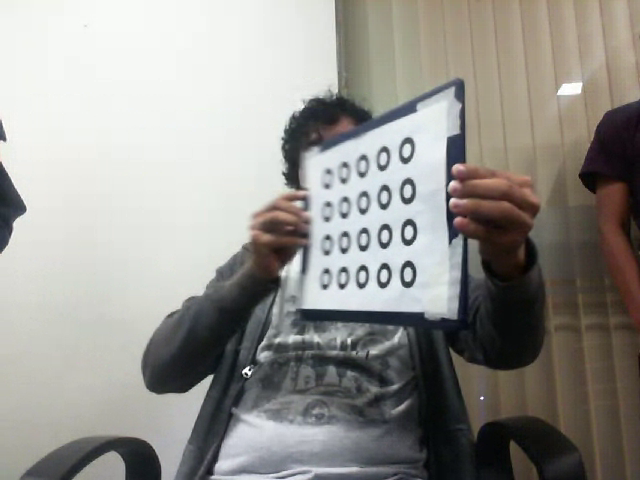
//> input picture frame 488 of projecto 1/avance 3/others/videos/lifecam_ring.webm, 640 x 480 px
$ ./main   (built with g++ and OpenCV 4)
//> lines starting //> are read from the running program, lines starting //| are printed output that depends on the picture; after the words box and inside, x2 and y2 are one past the last pixel; in counts of white or black regions, pixels touching at a corner belong together
//> further down, frame is the input picture: 480 rows x 640 cols, CV_8UC3; mean B, G, R 143.7, 148.3, 150
### projecto 1/avance 3/calibration.h
#ifndef CALIBRATION_H
#define CALIBRATION_H

#include <opencv2/core/core.hpp>
#include <opencv2/highgui/highgui.hpp>
#include <opencv2/imgproc/imgproc.hpp>

#include <opencv2/core.hpp>
#include <opencv2/core/utility.hpp>
#include <opencv2/imgproc.hpp>
#include <opencv2/calib3d.hpp>
#include <opencv2/imgcodecs.hpp>
#include <opencv2/videoio.hpp>
#include <opencv2/highgui.hpp>

#include <iostream>

using namespace std;
using namespace cv;

class Calibration{
  int n_frames;
  Size image_size;
  Size pattern_size;
  vector<vector<Point2f>> image_points;
  vector<vector<Point3f>> object_points;

  Mat camera_matrix;
  Mat dist_coeffs;
  vector<Mat> rvecs;
  vector<Mat> tvecs;
  double rms;

  void setObjectPoints();

  template<typename T>
  void print(T first);
  template<typename T, typename... Args>
  void print(T first, Args... args);

public:
  Calibration();
  Mat getCameraMatrix();
  Mat getDistCoeffs();
  void setImageSize(Size size_);
  void setPatternSize(Size size_);
  void addImagePoints(vector<Point2f> points_);
  bool processing();
  void showResults();
  void saveParams(string file);
  bool readXml(string file);
};

#endif // CALIBRATION_H

### projecto 1/avance 3/engine.h
#ifndef ENGINE_H
#define ENGINE_H

#include <opencv2/core/core.hpp>
#include <opencv2/highgui/highgui.hpp>
#include <opencv2/imgproc/imgproc.hpp>
#include <vector>
#include <chrono>
#include <iostream>
#include <cassert>
#include <cmath>

using namespace std;
using namespace cv;

const double pi = acos(-1);

typedef vector<Point> cnt_t;

class Engine {
  double last_threshold;
  Mat frame;                   // image rgb original
  Mat frame_roi;               // image rgb original apply ROI
  Mat gray;                    // image gray original
  Mat gray_roi;                // gray aplicandole el ROI
  Mat binary_roi;
  Rect rect_roi;               // ROI

  vector<Point2f> centers;     // centers of rings
  vector<cnt_t> contours_f;    // contains rings like contours
  vector<Rect> rect_contours;  // respective rect of contours (rings)
  vector<int> orden;           // correct orden of rings

  Mat img_T;                   // points in space T
  double angle;                // angle to transformation
  double row_row;              // distance between rows
  int status_a;                // O+, O- , On

  double min_area;//6800;
  double max_area;//7000;
  float r_max = 1.1;
  float r_min = 0.9;
  bool flag_roi = true;       // reset roi, first time

  void updateROI();
  Point computeMaxRect();
  void globalPositionRect();
  void findRings();
  void transformation(bool);
  void updateAngle();
  void computeCenters();

  template<typename T>  void print(T actual);
  template<typename T, typename... Args>
  void print(T actual, Args... args);

public:
  Engine();
  bool processing(Mat& frame_);
  bool getStatus();
  Mat getGrayROI();
  Mat getFrameROI();
  void drawResults(int n_frame, double time);
  vector<Point2f> getPointsForCal();
  int numRingsDetected();


  void showImages(vector<string> names);
};

#endif // ENGINE_H

### projecto 1/avance 3/calibration.cpp
#include "calibration.h"

Calibration::Calibration(){
  camera_matrix = Mat::eye(3,3,CV_64F);
  dist_coeffs = Mat::zeros(8,1,CV_64F);
  n_frames = 0;
}

bool Calibration::readXml(string file){
  return false;
}

// [28 lines left out: function saveParams, not called in this run]

Mat Calibration::getCameraMatrix() {return camera_matrix;}
Mat Calibration::getDistCoeffs() {return dist_coeffs;}

// [11 lines left out: function setObjectPoints, not called in this run]

//---------- functions to print variables words number ---------------------
template<typename T>
void Calibration::print(T first){cout << first <<endl;}

template<typename T, typename... Args>
// [11 lines left out: functions print, addImagePoints, not called in this run]

void Calibration::setPatternSize(Size size_){ pattern_size = size_;}

void Calibration::setImageSize(Size size_){ image_size = size_;}

// [24 lines left out: functions showResults, processing, not called in this run]

### projecto 1/avance 3/engine.cpp
#include "engine.h"

Engine::Engine(){
  // TODO: this should be atomatically
  last_threshold = 50;
  /*
  rect_roi = Rect(0,0,400,400);
  min_area = 2200;
  max_area = 2300;
  */

  min_area = 500;
  max_area = 7000;


  /*
  rect_roi = Rect(483,150,371,301);
  min_area = 2200;
  max_area = 2300;
  */

  /*
  rect_roi = Rect(672,192,654,510);
  min_area = 6500;
  max_area = 6700;
  */
  // transformation
  row_row = 1000.0;
  angle = 0.0;
  status_a = 0;
}

Mat Engine::getGrayROI(){return gray_roi;}
Mat Engine::getFrameROI(){return frame_roi;}

int Engine::numRingsDetected(){return rect_contours.size();}

// [50 lines left out: functions computeCenters, getPointsForCal, not called in this run]

template<typename T>
void Engine::print(T actual){
  cout << actual << endl;
}

template<typename T, typename... Args>
void Engine::print(T actual, Args... args){
  cout << actual << " ";
  print(args...);
}

// [4 lines left out: function globalPositionRect, not called in this run]

void Engine::findRings(){
  vector<vector<Point>> contours;
  vector<Vec4i> hierarchy;
  findContours(binary_roi, contours, hierarchy, CV_RETR_CCOMP, CV_CHAIN_APPROX_SIMPLE, Point(0,0));
  cout << "contours found: " << contours.size() << endl;

  //----------------------filter contours---------------------------
  contours_f.clear();
  rect_contours.clear();
  vector<int> c_areas;
  vector<float> c_rate;
  vector<int> aux;
  //cout << min_area << " " << max_area << " " << r_min << " " << r_max << endl;
  print(min_area, max_area, r_min, r_max);
  for (int i=0; i < contours.size(); i++){
    auto cnt = contours[i];
    Rect rect = boundingRect(cnt);
    float r = float(rect.width)/float(rect.height);

    //cout << i<<" "<<rect.area() << " "<< r << " " << hierarchy[i][2] << endl;

    // filter contours children
    if (hierarchy[i][2] == -1) continue;

    if (rect.area() < max_area*1.2 && rect.area() > min_area*0.8
        && r<r_max*1.21 && r>r_min*0.79){
      contours_f.push_back(cnt);     // contornos filtrados
      rect_contours.push_back(rect); // respectivo rectangulo de los contornos filtrados
      c_areas.push_back(rect.area());
      c_rate.push_back(r);
      aux.push_back(i);
    }
  }
  cout << "filtered contours are :" << endl;
  for (auto n : aux) cout << n << " ";
  cout << endl;
  cout << "# filtering contours: "<<c_areas.size()<<endl;

  //---------------------- update areas and ratio---------------------------
  // if first time no previus match
  if (flag_roi){
    if (c_areas.size()>10){
      sort(c_areas.begin(),c_areas.end());
      min_area = c_areas[c_areas.size()/2];
      max_area = min_area;
      flag_roi = false;
    }
    return;
  }

  // check if almenos se ideintificaron 5 circulos
  if (c_areas.size()>5){
    auto ptr_a = minmax_element(c_areas.begin(),c_areas.end());
    auto ptr_r = minmax_element(c_rate.begin(),c_rate.end());
    min_area = *ptr_a.first;
    max_area = *ptr_a.second;
    r_min = *ptr_r.first;
    r_max = *ptr_r.second;
    //idx_min = distance(c_areas.begin(), ptr_a.first);
    //idx_max = distance(c_areas.begin(), ptr_a.second);
  }else{
    //idx_max = 0;
    //idx_min = 0;
  }
}

bool Engine::processing(Mat& frame_){
  //set image rgb and gray
  frame = frame_;
  cvtColor(frame, gray, CV_BGR2GRAY);
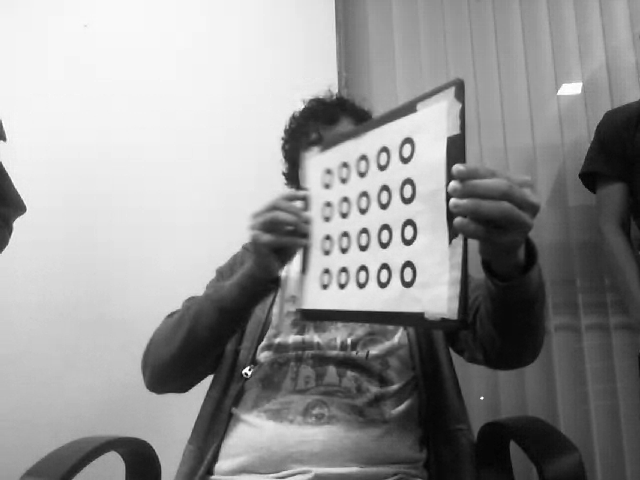
//> gray: 480 rows x 640 cols, CV_8UC1; min 2, max 255, mean 148.3

  // select roi
  // check for roi if is the first time. so roi is all frame
  // bot now the roi is select in constructor, TODO: automatically
  if (flag_roi) {rect_roi = Rect(0,0, gray.cols-1, gray.rows-1);}
//> rect_roi = Rect(0, 0, 639, 479)

  gray(rect_roi).copyTo(gray_roi);
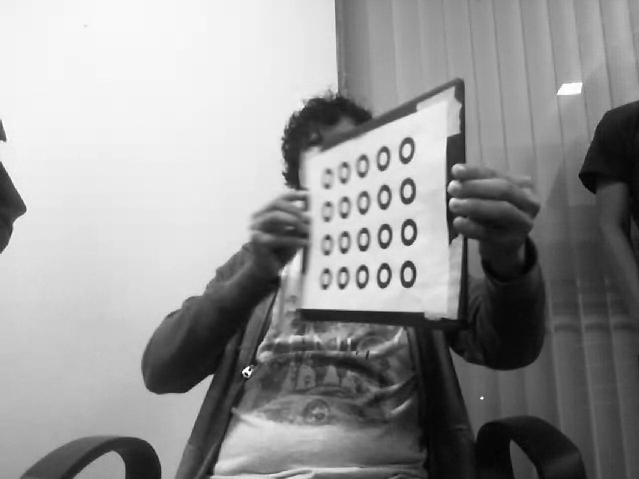
//> gray_roi: 479 rows x 639 cols, CV_8UC1; min 2, max 255, mean 148.5
  frame(rect_roi).copyTo(frame_roi);
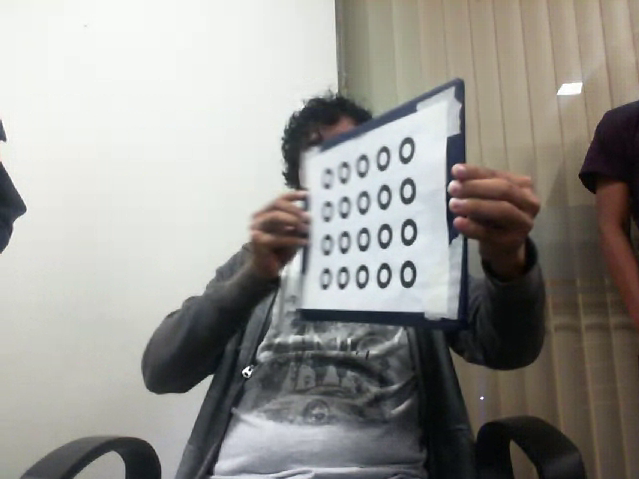
//> frame_roi: 479 rows x 639 cols, CV_8UC3; mean B, G, R 143.9, 148.6, 150.3

  // apply threshold
  double new_t = threshold(gray_roi, binary_roi, 0, 255, THRESH_BINARY_INV | THRESH_OTSU);
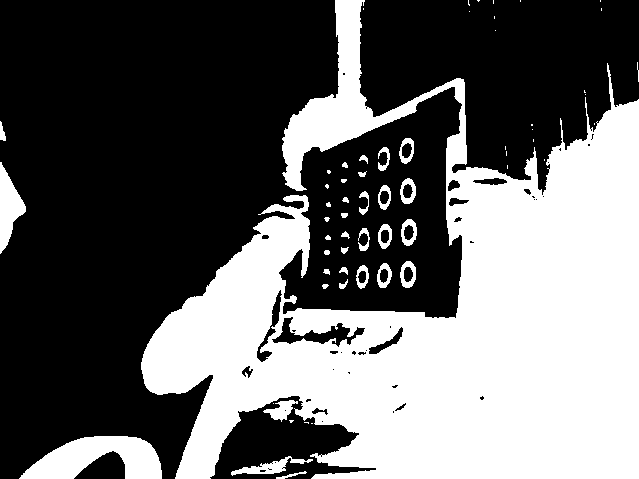
//> binary_roi: 479 rows x 639 cols, CV_8UC1; 40.1% white; 61 white regions (26 under 20 px)
//> new_t = 134


  findRings();
//> in findRings, `findContours(binary_roi, contours, hierarchy, CV_RETR_CCOMP, CV_CHAIN_..`: contours = 116 contours, 69 with area under 20; largest, box (x1, y1, x2, y2) and area: (141, 0, 639, 479) 114563, (19, 436, 162, 479) 3634, (0, 162, 26, 254) 1128, (271, 316, 366, 348) 1092, (256, 289, 283, 363) 502
//| contours found: 116
//> the loop in findRings, `for (int i=0; i < contours.size(); i++)` made 116 passes
//> (rect, r) on passes 1, 2, 3, 4, 5, 6, 7, 8, 9, 11, 12, 14: (Rect(276, 471, 31, 8), 3.88), (Rect(231, 456, 82, 20), 4.1), (Rect(259, 469, 8, 4), 2), (Rect(268, 468, 5, 3), 1.67), (Rect(281, 467, 3, 3), 1), (Rect(267, 467, 3, 3), 1), (Rect(271, 462, 3, 3), 1), (Rect(274, 461, 3, 3), 1), (Rect(19, 436, 143, 43), 3.33), (Rect(304, 422, 5, 2), 2.5), (Rect(289, 420, 5, 3), 1.67), (Rect(263, 400, 35, 22), 1.59)
//> (cnt, rect, r) on passes 10, 13, 48, 51, 53, 55: (2 Points (x, y): [311, 423], [312, 423], Rect(311, 423, 2, 1), 2), (1 Point (x, y): [273, 403], Rect(273, 403, 1, 1), 1), (2 Points (x, y): [507, 165], [507, 168], Rect(507, 165, 1, 4), 0.25), (2 Points (x, y): [544, 159], [544, 160], Rect(544, 159, 1, 2), 0.5), (2 Points (x, y): [506, 151], [506, 155], Rect(506, 151, 1, 5), 0.2), (2 Points (x, y): [505, 146], [505, 149], Rect(505, 146, 1, 4), 0.25)
//| # filtering contours: 0

  // if number of rings == 0, dont update roi, transformation, globalPosition
  if (contours_f.size()<8) {
    // bueno talvez el otzu funciono mal entonces usemos el ultimo threshold bueno
    threshold(gray_roi, binary_roi, last_threshold, 255, THRESH_BINARY_INV);
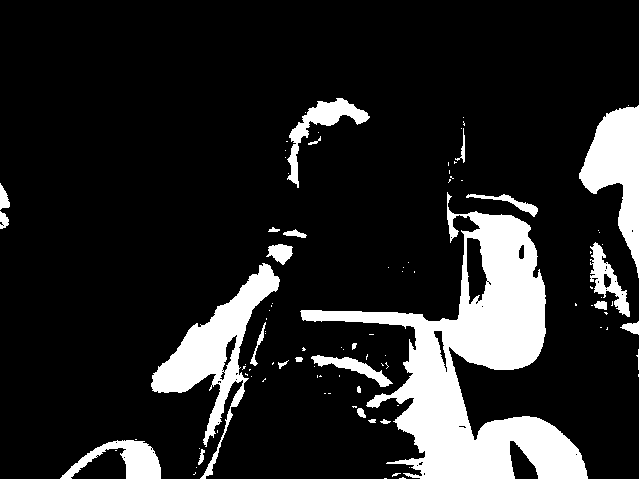
//> binary_roi: 479 rows x 639 cols, CV_8UC1; 15% white; 100 white regions (73 under 20 px)
    findRings();
//> in findRings (call 2), `findContours(binary_roi, contours, hierarchy, CV_RETR_CCOMP, CV_CHAIN_..`: contours = 135 contours, 108 with area under 20; largest, box (x1, y1, x2, y2) and area: (300, 192, 588, 479) 26645, (151, 263, 280, 479) 6891, (579, 105, 639, 278) 4766, (60, 440, 161, 479) 1629, (287, 98, 370, 188) 1522
//| contours found: 135
//> the loop in findRings (call 2), `for (int i=0; i < contours.size(); i++)` made 135 passes
//> (rect, r) on passes 2, 3, 4, 8, 10, 11, 13, 14, 15, 18, 19, 20: (Rect(399, 477, 7, 2), 3.5), (Rect(392, 473, 9, 4), 2.25), (Rect(193, 472, 3, 3), 1), (Rect(198, 449, 7, 16), 0.438), (Rect(60, 440, 101, 39), 2.59), (Rect(123, 456, 3, 3), 1), (Rect(152, 451, 3, 3), 1), (Rect(150, 447, 3, 4), 0.75), (Rect(115, 441, 3, 3), 1), (Rect(380, 419, 11, 5), 2.2), (Rect(368, 419, 8, 4), 2), (Rect(357, 408, 9, 10), 0.9)
//> (cnt, rect, r) on passes 1, 5, 6, 7, 9, 12: (2 Points (x, y): [384, 478], [386, 478], Rect(384, 478, 3, 1), 3), (1 Point (x, y): [409, 467], Rect(409, 467, 1, 1), 1), (1 Point (x, y): [196, 467], Rect(196, 467, 1, 1), 1), (2 Points (x, y): [115, 450], [116, 450], Rect(115, 450, 2, 1), 2), (1 Point (x, y): [199, 448], Rect(199, 448, 1, 1), 1), (4 Points (x, y): [95, 456], [96, 455], [97, 456], [96, 457], Rect(95, 455, 3, 3), 1)
//| # filtering contours: 0
    if (contours_f.size()<8) {
      flag_roi = true;
      min_area = 100;
      max_area = 7000;
      r_max = 1.1;
      r_min = 0.9;
      angle = 0;
      return false;}

  }
  else{
    last_threshold = new_t;
  }


  // if hay mas de 20 rings deberiamos hacer transformacion, ni update angle
  transformation(false);
  updateAngle();
  globalPositionRect();
  //computeCenters();
  updateROI();

  cout << "Threshold: "<<new_t<<endl;
  return true;
}


void Engine::showImages(vector<string> names){
  imshow(names[0], frame);
  imshow(names[1], binary_roi);

  // maybe, no found rings so img_T is empty
  if (img_T.empty()) return;
  Mat element2 = cv::getStructuringElement(cv::MORPH_CROSS, cv::Size(7, 7));
  dilate(img_T,img_T,element2);
  dilate(img_T,img_T,element2);
  imshow(names[2], img_T);
}


void Engine::drawResults(int n_frame, double time){
//> called with n_frame = 0, time = 128.9
  auto f = [this](const Rect& r){
    rectangle(frame, r, Scalar(0,255,0), 2);
  };
  // draw rect_contours
  for_each(rect_contours.begin(), rect_contours.end(), f);

  // draw roi
  rectangle(frame, rect_roi, Scalar(255,255,0), 2);
  // show what frame is
  putText(frame, "frame: "+to_string(n_frame), Point(30,30),
      FONT_HERSHEY_COMPLEX_SMALL, 2.0, cvScalar(0,0,255), 2, false);
  // show processing time
  putText(frame, to_string(int(time))+" ms", Point(30,70),
      FONT_HERSHEY_COMPLEX_SMALL, 2.0, cvScalar(0,0,255), 2, false);
  // show angle of transformation
  putText(frame, to_string(angle), Point(30,110),
      FONT_HERSHEY_COMPLEX_SMALL, 2.0, cvScalar(0,0,255), 2, false);
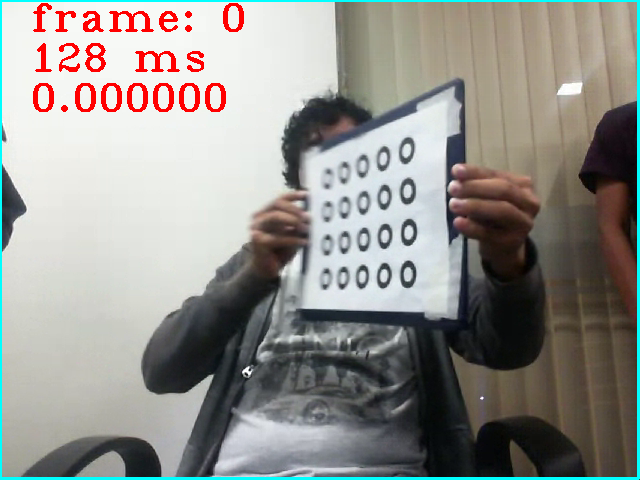
//> frame: 480 rows x 640 cols, CV_8UC3; mean B, G, R 142.1, 146.6, 147.9
  // show the rings' orden
  for(int i=0; i<rect_contours.size(); i++){
    Point p(rect_contours[i].x, rect_contours[i].y);
    putText(frame, to_string(orden[i]), p,
            FONT_HERSHEY_COMPLEX_SMALL, 2.0, cvScalar(255,0,0), 2,false);
  }

}

// this return width and height like point structure
// [188 lines left out: functions computeMaxRect, updateROI, updateAngle, transformation, not called in this run]

### projecto 1/avance 3/main.cpp
#include "engine.h"
#include "calibration.h"

int main(int argc, char *argv[]){
  // [5 lines of commented-out code are left out]
  VideoCapture video("others/videos/lifecam_ring.webm");
  if (!video.isOpened()){
    cout << "can't read video"<<endl;//
    return -1;
  }

  //--------------- Variables for engine ----------------------------
  namedWindow("frame", 0);
  namedWindow("binary", 0);
  namedWindow("T", 0);
  Mat frame;
  Engine engine;
  int n_frame = 0;

  //--------------- Variables for Calibration-------------------------
  Calibration calibration;
  const string file_cal("others/calibration/rings/lifecam/");
  const string name_xml("params.xml");
  const Size pattern_size(5,4);
  int i_cal = 0;
  Mat frame_cal;

  //-------------------------main loop--------------------------------

  while (1) {

    video >> frame;
    if (frame.empty()){cout <<"finish video"<<endl; break;}
    frame.copyTo(frame_cal);

    // current frame
    cout << "-------------------------------------" << endl;
    cout << "Frame: "<< n_frame << endl;
    auto start = chrono::high_resolution_clock::now();
    //auto start = chrono::high_resolution_clock::now();
    engine.processing(frame);

    // processing time
    auto finish = chrono::high_resolution_clock::now();
    chrono::duration<double> delay = finish-start;

    // draw match roi n_frame and time
    engine.drawResults(n_frame++, delay.count()*1000);

    cout << "time is: "<<delay.count()*1000 << "\n";

    // show results for engine
    engine.showImages({"frame","binary","T"});
    cout << "aaaaa"<<endl;

    char c = (char)waitKey(0);  // CAMBIAR A  1 PARA QUE CORRAR SIN PARAR
//> the Esc key is pressed
    // exit program
    if (c == 27){ destroyAllWindows(); return 0;}
//> (the program exits here)
